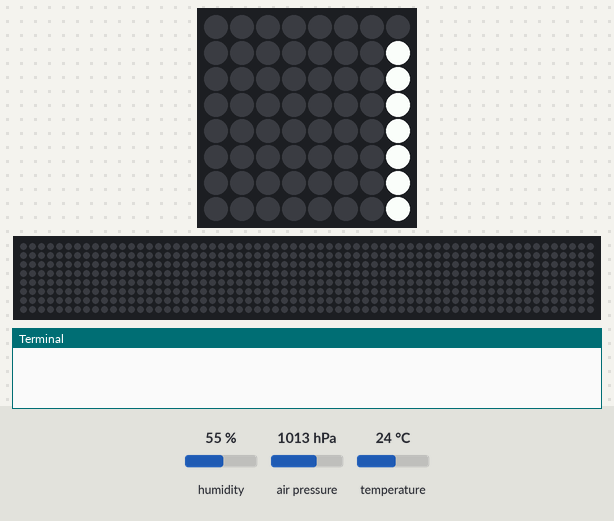
A program run on a simulated Raspberry Pi (BCM pin numbers) with a Sense HAT. Shown: the Sense HAT's 8×8 RGB LED matrix, a strip that is not on the board, showing the scrolling text unrolled, the last lines printed to the terminal. Inputs (shaded band) come from the test bench; at power-on: humidity 55 %, air pressure 1013 hPa, temperature 24 °C. The 64×8 strip is a reading aid, not a part: it shows the text the matrix is scrolling, unrolled, one strip-width of it at a time.

Above: at 0.17 s.
At 5.11 s:
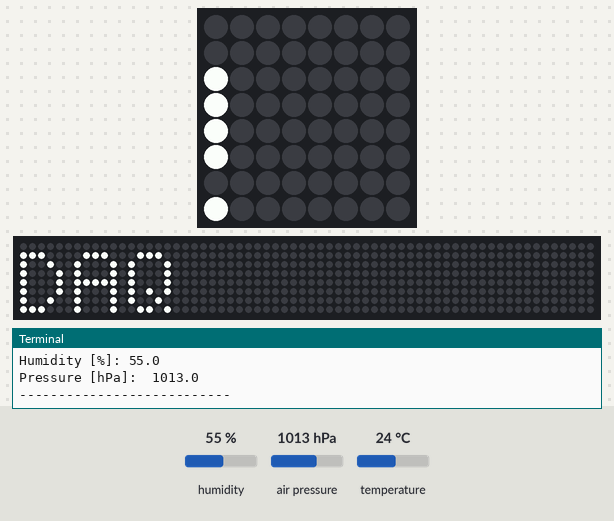
At 10.46 s:
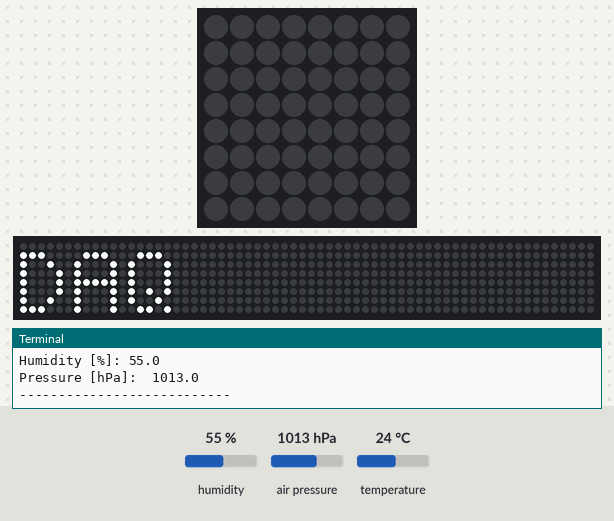
At 20.04 s:
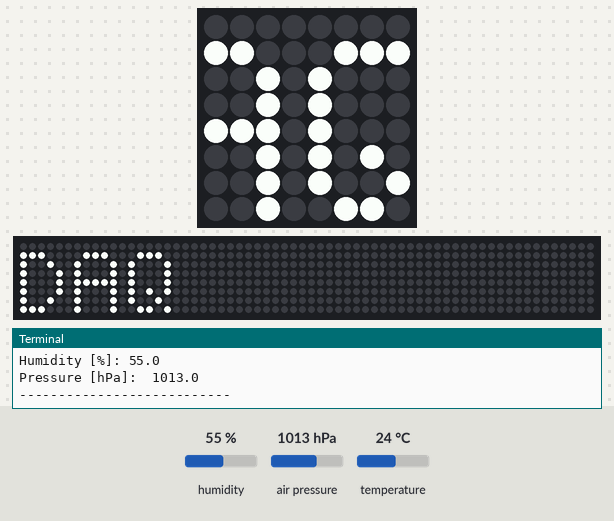
At 29.94 s:
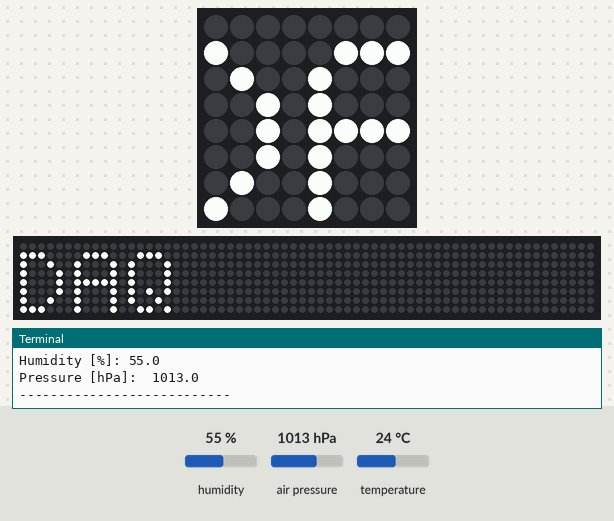
At 39.94 s:
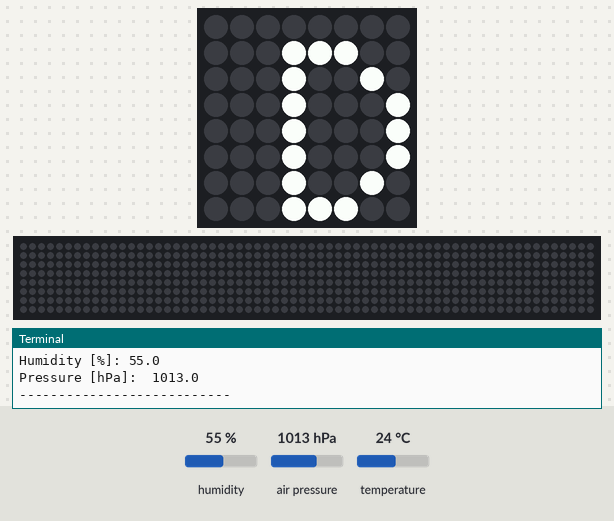

The program:

weatherStation.py
```python
from sense_hat import SenseHat
import time
import sys


sense = SenseHat()
sense.clear()


try:
    while True:

        sense.show_message("DAQ")
        temp= sense.get_temperature()
        temp = round(temp,1)
        print("Temperature [C]: ",temp)

        humidity = sense.get_humidity()
        humidity = round(humidity,1)
        print("Humidity [%]:",humidity)

        pressure = sense.get_pressure()
        pressure = round(pressure,1)
        print("Pressure [hPa]: ",pressure)

        print("---------------------------")
        #sense.show_message(str(temp)+"C "+str(humidity)+"% "+str(pressure)+"bar ")


except KeyboardInterrupt:
    pass


sense.clear()
```
